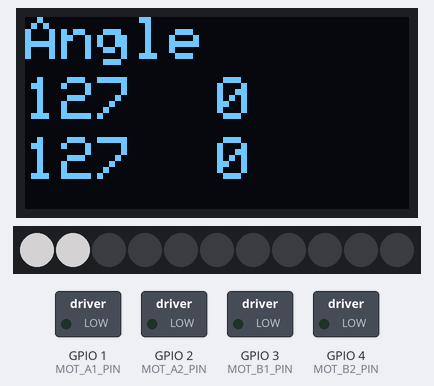
The sketch below on a simulated ESP32. Shown: 128×64 one-colour display, 11 RGB LEDs in strip order, left to right, switched loads named in the sketch (green lamp = pin HIGH). Dim RGB values are drawn brighter than linear; the display library's start-up logo is not drawn; nothing arrives over Bluetooth unless stated; a phone connects over Bluetooth LE 3 s after start; what the sketch prints to the serial monitor is not drawn.

Above: at 0.17 s.
At 0.94 s:
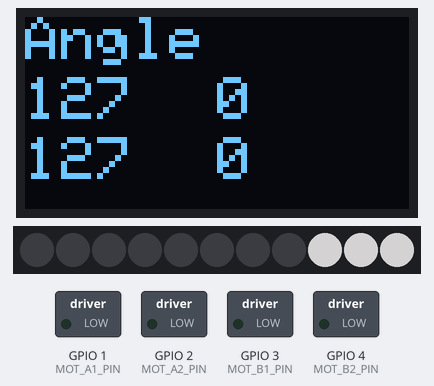
At 1.86 s:
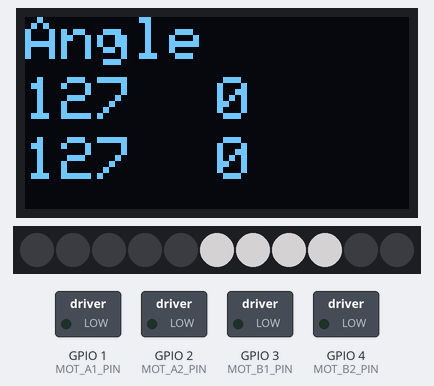
At 3.56 s:
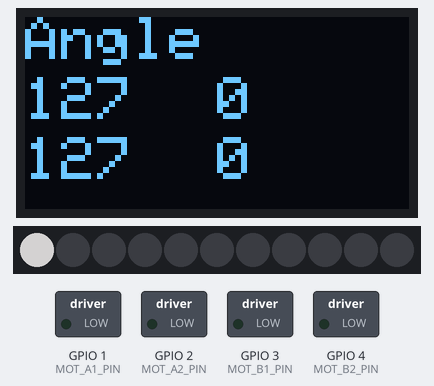
At 5.25 s:
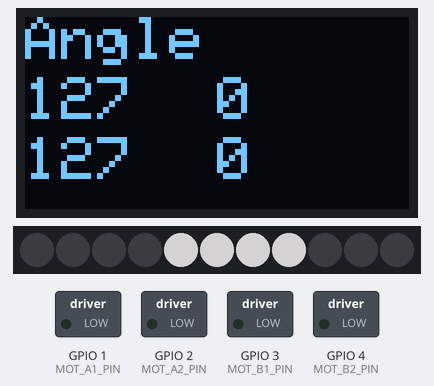
At 6.95 s:
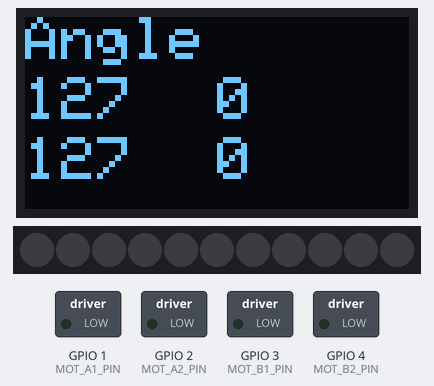

The sketch:

DisplayCarBot_V4.ino
```cpp
/*
    Based on Neil Kolban example for IDF: https://github.com/nkolban/esp32-snippets/blob/master/cpp_utils/tests/BLE%20Tests/SampleServer.cpp
    Ported to Arduino ESP32 by Evandro Copercini
    updates by chegewara
*/

#include <Adafruit_NeoPixel.h>

#include <BLEDevice.h>
#include <BLEUtils.h>
#include <BLEServer.h>

#include <SPI.h>
#include <Wire.h>
#include <Adafruit_GFX.h>
#include <Adafruit_SSD1306.h>

// See the following for generating UUIDs:
// https://www.uuidgenerator.net/

#define NAMESTRING "MV CarBot"
#define SERVICE_UUID        "f0006900-110c-478b-b74b-6f403b364a9c"
#define MODE_CHARACTERISTIC_UUID "f0006901-110c-478b-b74b-6f403b364a9c"
#define CONTROL_CHARACTERISTIC_UUID "f0006903-110c-478b-b74b-6f403b364a9c"

#define DATA_CHARACTERISTIC_UUID "f0006902-110c-478b-b74b-6f403b364a9c"


#define SCREEN_WIDTH 128 // OLED display width, in pixels
#define SCREEN_HEIGHT 64 // OLED display height, in pixels

// Declaration for an SSD1306 display connected to I2C (SDA, SCL pins)
// The pins for I2C are defined by the Wire-library.
// On an arduino UNO:       A4(SDA), A5(SCL)
// On an arduino MEGA 2560: 20(SDA), 21(SCL)
// On an arduino LEONARDO:   2(SDA),  3(SCL), ...
#define OLED_RESET     4 // Reset pin # (or -1 if sharing Arduino reset pin)
#define SCREEN_ADDRESS 0x3C ///< See datasheet for Address; 0x3D for 128x64, 0x3C for 128x32
Adafruit_SSD1306 display(SCREEN_WIDTH, SCREEN_HEIGHT, &Wire, OLED_RESET);


#define PIXEL_PIN    D9  // Digital IO pin connected to the NeoPixels.

#define PIXEL_COUNT 11  // Number of NeoPixels

// Declare our NeoPixel strip object:
Adafruit_NeoPixel strip(PIXEL_COUNT, PIXEL_PIN, NEO_GRB + NEO_KHZ800);
// Argument 1 = Number of pixels in NeoPixel strip
// Argument 2 = Arduino pin number (most are valid)
// Argument 3 = Pixel type flags, add together as needed:
//   NEO_KHZ800  800 KHz bitstream (most NeoPixel products w/WS2812 LEDs)
//   NEO_KHZ400  400 KHz (classic 'v1' (not v2) FLORA pixels, WS2811 drivers)
//   NEO_GRB     Pixels are wired for GRB bitstream (most NeoPixel products)
//   NEO_RGB     Pixels are wired for RGB bitstream (v1 FLORA pixels, not v2)
//   NEO_RGBW    Pixels are wired for RGBW bitstream (NeoPixel RGBW products)


BLECharacteristic *pModeCharacteristic;
BLECharacteristic *pControlCharacteristic;

BLECharacteristic *pDataCharacteristic;


/* Setting PWM Properties */
const int PWMFreq = 50; /* 5 KHz */
const int PWMChannel = 0;
const int PWMResolution = 10;
const int MAX_DUTY_CYCLE = (int)(pow(2, PWMResolution) - 1);

// Define the control inputs
#define MOT_A1_PIN D0
#define MOT_A2_PIN D1
#define MOT_B1_PIN D2
#define MOT_B2_PIN D3

void setup() {
  Serial.begin(115200);


  Serial.println(F("SSD1306 allocation attempt"));
  // SSD1306_SWITCHCAPVCC = generate display voltage from 3.3V internally
  if(!display.begin(SSD1306_SWITCHCAPVCC, SCREEN_ADDRESS)) {
    Serial.println(F("SSD1306 allocation failed"));
    for(;;); // Don't proceed, loop forever
  }


  display.display();

  Serial.println(F("Neo pixel Strip Init"));
  strip.begin(); // Initialize NeoPixel strip object (REQUIRED)
  strip.show();  // Initialize all pixels to 'off'

  // Set all the motor control inputs to OUTPUT
  pinMode(MOT_A1_PIN, OUTPUT);
  pinMode(MOT_A2_PIN, OUTPUT);
  pinMode(MOT_B1_PIN, OUTPUT);
  pinMode(MOT_B2_PIN, OUTPUT);

  // Turn off motors - Initial state
  digitalWrite(MOT_A1_PIN, LOW);
  digitalWrite(MOT_A2_PIN, LOW);
  digitalWrite(MOT_B1_PIN, LOW);
  digitalWrite(MOT_B2_PIN, LOW);

  ledcSetup(0, PWMFreq, PWMResolution);
  ledcSetup(1, PWMFreq, PWMResolution);
  ledcSetup(2, PWMFreq, PWMResolution);
  ledcSetup(3, PWMFreq, PWMResolution);

  ledcAttachPin(MOT_A1_PIN, 0);
  ledcAttachPin(MOT_A2_PIN, 1);
  ledcAttachPin(MOT_B1_PIN, 2);
  ledcAttachPin(MOT_B2_PIN, 3);


  Serial.println("Starting BLE work!");

  BLEDevice::init(NAMESTRING);
  BLEServer *pServer = BLEDevice::createServer();
  BLEService *pService = pServer->createService(SERVICE_UUID);
  pModeCharacteristic = pService->createCharacteristic(
                                         MODE_CHARACTERISTIC_UUID,
                                         BLECharacteristic::PROPERTY_READ |
                                         BLECharacteristic::PROPERTY_WRITE
                                       );


  pControlCharacteristic = pService->createCharacteristic(
                                         CONTROL_CHARACTERISTIC_UUID,
                                         BLECharacteristic::PROPERTY_READ |
                                         BLECharacteristic::PROPERTY_WRITE
                                       );


  pDataCharacteristic = pService->createCharacteristic(
                                         DATA_CHARACTERISTIC_UUID,
                                         BLECharacteristic::PROPERTY_READ |
                                         BLECharacteristic::PROPERTY_NOTIFY |
                                         BLECharacteristic::PROPERTY_WRITE
                                       );


  char buf2[]={0x48,0x01,0x00};
  pModeCharacteristic->setValue(buf2);

  uint8_t bufd[]={0x7F,0x7F};
  pControlCharacteristic->setValue(bufd,2);
  pDataCharacteristic->setValue(bufd,2);

  pService->start();
  // BLEAdvertising *pAdvertising = pServer->getAdvertising();  // this still is working for backward compatibility
  BLEAdvertising *pAdvertising = BLEDevice::getAdvertising();
  pAdvertising->addServiceUUID(SERVICE_UUID);
  pAdvertising->setScanResponse(true);
  pAdvertising->setMinPreferred(0x06);  // functions that help with iPhone connections issue
  pAdvertising->setMinPreferred(0x12);
  BLEDevice::startAdvertising();
  Serial.println("Characteristic defined! Now you can read it in your phone!");
}

void myhexit(char strBuffer[], String str){
  char lbuf[64];
   str.toCharArray(lbuf, 64);
  for(int i = 0; i < strlen(lbuf); i++)
    sprintf(&strBuffer[i*3] , "%02x ",lbuf[i]);
}

byte xb=0;
byte yb=122;

uint8_t xt=0;
uint8_t yt=112;


void set_motor_pwm(int pwm, int IN1_PIN, int IN2_PIN)
{
  if (pwm < 0) {  // reverse speeds
    ledcWrite(IN1_PIN, -pwm);
    ledcWrite(IN2_PIN, 0);
  } else { // stop or forward
    ledcWrite(IN1_PIN, 0);
    ledcWrite(IN2_PIN, pwm);
  }
}

int pulse=0;
void loop() {
     char strBuf[64];

    uint8_t* bufct = pControlCharacteristic->getData();

    int pwm_A = bufct[0] - 127;
    int pwm_B = bufct[1] - 127;
    uint8_t inA = pwm_A;
    uint8_t inB = pwm_B;

    pwm_A = pwm_A*8;
    pwm_B = pwm_B*8;

/*
    set_motor_pwm(pwm_B, 0, 1);
    set_motor_pwm(pwm_A, 2, 3);
*/
    char bufd[]={xb++, yb++, 23 ,57 };

    //uint8_t bufdt[]={yt++, xt++};
    uint8_t bufdt[]={inA, inB};
    pDataCharacteristic->setValue(bufdt,2);

    pDataCharacteristic->notify();


    display.clearDisplay();
    //display.flipScreenVertically();

    display.setTextSize(2);             // Normal 1:1 pixel scale
    display.setTextColor(SSD1306_WHITE);        // Draw white text
    display.setCursor(0,0);             // Start at top-left corner
    display.println(F("Angle"));
    display.setCursor(0,20);             // Start at top-left corner
    display.println(bufct[0]);
    display.setCursor(64,20);             // Start at top-left corner
    display.println(pwm_A);

    display.setCursor(0,40);             // Start at top-left corner
    display.println(bufct[1]);
    display.setCursor(64,40);             // Start at top-left corner
    display.println(pwm_B);
    display.display();

    colorWipeT(strip.Color(  0,   0,   0), bufct[0],bufct[1], pulse++);    // Black/off
    delay(20);
}

void clipLED(int pixel, uint32_t color){
    if ((pixel >=0) && (pixel <11)){
      strip.setPixelColor(pixel, color);
      strip.setPixelColor(21-pixel, color);
    }
}


void colorWipeT(uint32_t color, int wait, int fix, int pulse) {

  uint32_t  color0 = strip.Color(  255-fix, wait,  fix );
  uint32_t  color1 = strip.Color(  255-fix, wait,   fix);
  uint32_t  color2 = strip.Color(  255-fix, wait,  fix);
  uint32_t  color3 = strip.Color(  255-fix, wait,  fix);

  int modFactor =15;

  int i =  pulse % (strip.numPixels() * 10);
  //for(int i= 11; i<strip.numPixels() * 10; i++) { // For each pixel in strip...
    strip.clear();         //   Set all pixels in RAM to 0 (off)
    clipLED((i-3) % modFactor, color0);         //  Set pixel's color (in RAM)
    clipLED((i-2) % modFactor, color1);         //  Set pixel's color (in RAM)
    clipLED((i-1) % modFactor, color2);         //  Set pixel's color (in RAM)
    clipLED(i % modFactor, color3);         //  Set pixel's color (in RAM)
    strip.show();                          //  Update strip to match
    delay(wait/4);                           //  Pause for a moment
  //}
}


void colorWipeTO(uint32_t color, int wait, int fix, int pulse) {
/*
  uint32_t  color0 = strip.Color(  255-fix,   fix, 7);
  uint32_t  color1 = strip.Color(  255-fix,   fix, 15);
  uint32_t  color2 = strip.Color(  255-fix,   fix, 31);
  uint32_t  color3 = strip.Color(  255-fix,   fix, 63);
*/
  uint32_t  color0 = strip.Color(  255-fix, 0,  fix );
  uint32_t  color1 = strip.Color(  255-fix, 0,   fix);
  uint32_t  color2 = strip.Color(  255-fix, 0,  fix);
  uint32_t  color3 = strip.Color(  255-fix, 0,  fix);

  int modFactor =15;

  int i =  pulse % (strip.numPixels() * 10);
  //for(int i= 11; i<strip.numPixels() * 10; i++) { // For each pixel in strip...
    strip.clear();         //   Set all pixels in RAM to 0 (off)
    clipLED((i-3) % modFactor, color0);         //  Set pixel's color (in RAM)
    clipLED((i-2) % modFactor, color1);         //  Set pixel's color (in RAM)
    clipLED((i-1) % modFactor, color2);         //  Set pixel's color (in RAM)
    clipLED(i % modFactor, color3);         //  Set pixel's color (in RAM)
    strip.show();                          //  Update strip to match
    delay(wait/4);                           //  Pause for a moment
  //}
}
```

Measured:
- by itself, everything shown: repeats every 8.5 s, in 110 steps
